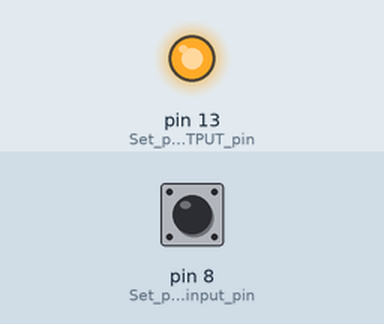
Recording of a sketch running on a simulated Arduino Uno, built with avr-gcc and run on an emulated ATmega328P. Shown: output pins drawn as LEDs (lit = HIGH). Inputs (shaded band) come from the test bench; at power-on: pin 8 (Set_pin_8_as_input_pin) HIGH.

Above: at 1.6 s.
1.7 s: pin 8 (Set_pin_8_as_input_pin) pulled LOW for 0.5 s
At 2.2 s:
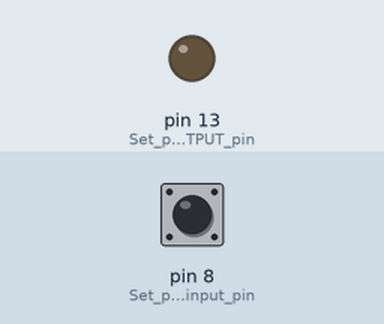
3.9 s: pin 8 (Set_pin_8_as_input_pin) pulled LOW for 3.2 s
At 7.8 s:
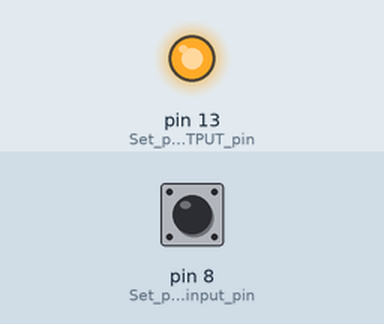
Timing chart, 0 to 9.3 s (numbered marks = the images above; inputs shaded):
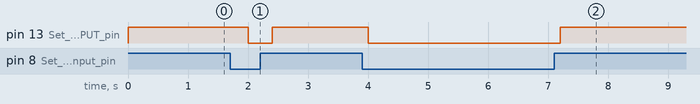

Measured:
- after the input at 1.7 s, pin 13 (Set_pin_13_as_OUTPUT_pin): HIGH → LOW after 0.30 s, → HIGH 0.40 s later
- after the input at 3.9 s, pin 13 (Set_pin_13_as_OUTPUT_pin): HIGH → LOW after 0.10 s, → HIGH 3.2 s later

The sketch:

Space.ino
```cpp
int Relay = 13;
int sensor = 8;
int val;
void setup() {
  pinMode(13,OUTPUT); //Set pin 13 as OUTPUT pin, to send signal to relay
  pinMode(8,INPUT); //Set pin 8 as input pin, to receive data from Soil moisture sensor.
}

void loop() {
  val = digitalRead(8);
  if(val == LOW)
  {
  digitalWrite(13,LOW); //if soil moisture sensor provides LOW value send LOW value to relay
  }
  else
  {
  digitalWrite(13,HIGH); //if soil moisture sensor provides HIGH value send HIGH value to relay
  }
  delay(400);
}
```
